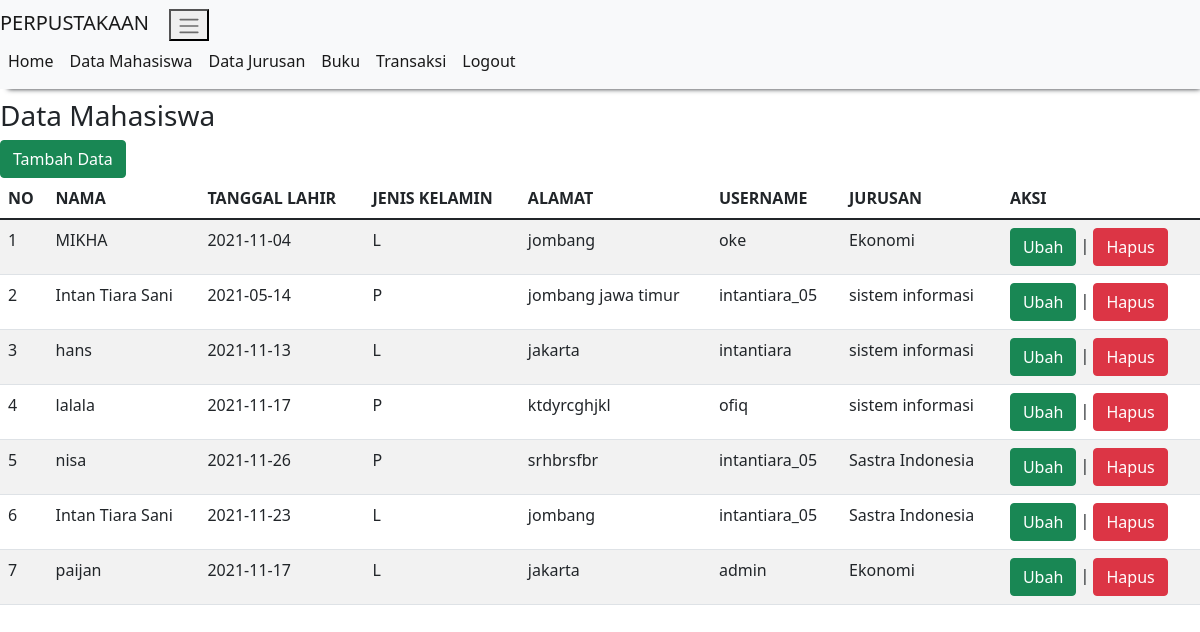
The page /tampil_mahasiswa.php (signed in) on the database its author committed.
### tables this page shows
CREATE TABLE `mahasiswa` (
  `id_mhs` int(11) NOT NULL,
  `nama` varchar(100) NOT NULL,
  `tanggal_lahir` date NOT NULL,
  `jenis_kelamin` enum('L','P') NOT NULL,
  `alamat` text NOT NULL,
  `username` varchar(255) DEFAULT NULL,
  `password` varchar(255) DEFAULT NULL,
  `id_jurusan` int(11) NOT NULL
);

CREATE TABLE `jurusan` (
  `id_jurusan` int(11) NOT NULL,
  `nama_jurusan` varchar(20) NOT NULL,
  `angkatan` varchar(20) NOT NULL
);

### tampil_mahasiswa.php (the view, shortened to what this page needs)
<!DOCTYPE html>
<html>
<head>
    <link href="https://cdn.jsdelivr.net/npm/bootstrap@5.1.1/dist/css/bootstrap.min.css" rel="stylesheet">
</head>
<body>
	<?php
  include "header.php";
 ?>
	<h3>Data Mahasiswa</h3>
	<a href="tambah_mahasiswa.php" class="btn btn-success">Tambah Data</a>
	<table class="table table-hover table-striped">
		<thead>
			<tr>
				<th>NO</th>
				<th>NAMA</th>
				<th>TANGGAL LAHIR</th>
				<th>JENIS KELAMIN</th>
				<th>ALAMAT</th>
				<th>USERNAME</th>
				<th>JURUSAN</th>
				<th>AKSI</th>
			</tr>
		</thead>
	<tbody>
		<?php
		include "koneksi.php";
		$qry_mahasiswa=mysqli_query($conn,"select * from mahasiswa join jurusan on jurusan.id_jurusan=mahasiswa.id_jurusan");
		$no=0;
		while ($data_mahasiswa=mysqli_fetch_array($qry_mahasiswa)) {
		$no++;?>
		   <tr>
		   	  <td><?=$no?></td><td><?=$data_mahasiswa['nama']?></td> <td><?=$data_mahasiswa['tanggal_lahir']?></td> <td><?=$data_mahasiswa['jenis_kelamin']?></td> <td><?=$data_mahasiswa['alamat']?></td> <td><?=$data_mahasiswa['username']?></td> <td><?=$data_mahasiswa['nama_jurusan']?></td> <td><a href="ubah_mahasiswa.php?id_mhs=<?=$data_mahasiswa['id_mhs']?>" class="btn btn-success">Ubah</a> | <a href="hapus_mhs.php?id_mhs=<?=$data_mahasiswa['id_mhs']?>" onclick="return confirm('Apakah anda yakin menghapus data ini?')" class="btn btn-danger">Hapus</a></td>
		   </tr>
		   <?php
		   }
 		   ?>
	</tbody>
	</table>
</body>
</html>

### rows shown on the page
mahasiswa: nama "MIKHA", tanggal_lahir "2021-11-04", jenis_kelamin "L", alamat "jombang", username "oke", id_jurusan.nama_jurusan "Ekonomi"
mahasiswa: nama "Intan Tiara Sani", tanggal_lahir "2021-05-14", jenis_kelamin "P", alamat "jombang jawa timur", username "intantiara_05", id_jurusan.nama_jurusan "sistem informasi"
mahasiswa: nama "hans", tanggal_lahir "2021-11-13", jenis_kelamin "L", alamat "jakarta", username "intantiara", id_jurusan.nama_jurusan "sistem informasi"
mahasiswa: nama "lalala", tanggal_lahir "2021-11-17", jenis_kelamin "P", alamat "ktdyrcghjkl", username "ofiq", id_jurusan.nama_jurusan "sistem informasi"
mahasiswa: nama "nisa", tanggal_lahir "2021-11-26", jenis_kelamin "P", alamat "srhbrsfbr", username "intantiara_05", id_jurusan.nama_jurusan "Sastra Indonesia"
mahasiswa: nama "Intan Tiara Sani", tanggal_lahir "2021-11-23", jenis_kelamin "L", alamat "jombang", username "intantiara_05", id_jurusan.nama_jurusan "Sastra Indonesia"
mahasiswa: nama "paijan", tanggal_lahir "2021-11-17", jenis_kelamin "L", alamat "jakarta", username "admin", id_jurusan.nama_jurusan "Ekonomi"
